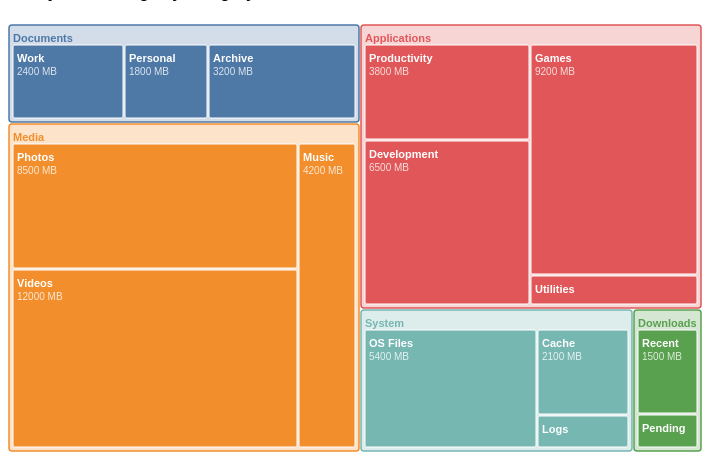

Write a Vega-Lite specification for this figure.
### Vega specification from a JSON file in a GitHub repository (floating-point values rounded to 4 significant figures)
{"$schema": "https://vega.github.io/schema/vega/v6.json", "_metadata": {"dataFormat": "Array of objects with 'id' (unique string), 'parent' (string referencing another id, or null for root), and 'value' (quantitative, null for branch nodes) fields. Two-level hierarchy: root -> categories -> leaf items.", "customization": ["Replace 'values' array in data[0] with your hierarchical data", "Update scales[0].domain with your top-level category names", "Update scales[0].range with colors for each top-level category", "Adjust treemap transform parameters: 'method', 'paddingInner', 'paddingOuter', 'paddingTop'", "Modify title.text and description for your context"], "notes": "Leaf nodes must have numeric 'value'; branch nodes should have null 'value'. The squarify method with golden-ratio produces visually balanced rectangles."}, "description": "Treemap showing file system storage usage across Documents, Media, Applications, System, and Downloads categories. Media dominates with Photos and Videos as largest items.", "width": 700, "height": 450, "padding": 5, "autosize": "none", "title": {"text": "File System Storage by Category", "anchor": "start", "fontSize": 16}, "data": [{"name": "tree", "values": [{"id": "Storage", "parent": null, "value": null}, {"id": "Documents", "parent": "Storage", "value": null}, {"id": "Work", "parent": "Documents", "value": 2400}, {"id": "Personal", "parent": "Documents", "value": 1800}, {"id": "Archive", "parent": "Documents", "value": 3200}, {"id": "Media", "parent": "Storage", "value": null}, {"id": "Photos", "parent": "Media", "value": 8500}, {"id": "Videos", "parent": "Media", "value": 12000}, {"id": "Music", "parent": "Media", "value": 4200}, {"id": "Applications", "parent": "Storage", "value": null}, {"id": "Productivity", "parent": "Applications", "value": 3800}, {"id": "Development", "parent": "Applications", "value": 6500}, {"id": "Games", "parent": "Applications", "value": 9200}, {"id": "Utilities", "parent": "Applications", "value": 1200}, {"id": "System", "parent": "Storage", "value": null}, {"id": "OS Files", "parent": "System", "value": 5400}, {"id": "Cache", "parent": "System", "value": 2100}, {"id": "Logs", "parent": "System", "value": 800}, {"id": "Downloads", "parent": "Storage", "value": null}, {"id": "Recent", "parent": "Downloads", "value": 1500}, {"id": "Pending", "parent": "Downloads", "value": 600}], "transform": [{"type": "stratify", "key": "id", "parentKey": "parent"}, {"type": "treemap", "field": "value", "method": "squarify", "ratio": 1.618, "paddingInner": 2, "paddingOuter": 4, "paddingTop": 20, "round": true, "size": [{"signal": "width"}, {"signal": "height"}]}]}, {"name": "leaves", "source": "tree", "transform": [{"type": "filter", "expr": "!datum.children"}]}, {"name": "branches", "source": "tree", "transform": [{"type": "filter", "expr": "datum.children && datum.depth === 1"}]}], "scales": [{"name": "color", "type": "ordinal", "domain": ["Documents", "Media", "Applications", "System", "Downloads"], "range": ["#4e79a7", "#f28e2c", "#e15759", "#76b7b2", "#59a14f"]}], "marks": [{"type": "rect", "from": {"data": "branches"}, "encode": {"enter": {"tooltip": {"signal": "{ 'Category': datum.id, 'Total (MB)': datum.value }"}}, "update": {"x": {"field": "x0"}, "y": {"field": "y0"}, "x2": {"field": "x1"}, "y2": {"field": "y1"}, "fill": {"scale": "color", "field": "id"}, "fillOpacity": {"value": 0.25}, "stroke": {"scale": "color", "field": "id"}, "strokeWidth": {"value": 1.5}, "cornerRadius": {"value": 3}}}}, {"type": "text", "from": {"data": "branches"}, "encode": {"update": {"x": {"signal": "datum.x0 + 4"}, "y": {"signal": "datum.y0 + 14"}, "text": {"signal": "(datum.x1 - datum.x0) > 60 ? datum.id : ''"}, "fill": {"scale": "color", "field": "id"}, "fontSize": {"value": 11}, "fontWeight": {"value": "bold"}, "baseline": {"value": "middle"}}}}, {"type": "rect", "from": {"data": "leaves"}, "encode": {"enter": {"tooltip": {"signal": "{ 'Name': datum.id, 'Category': datum.parent, 'Size (MB)': datum.value }"}}, "update": {"x": {"field": "x0"}, "y": {"field": "y0"}, "x2": {"field": "x1"}, "y2": {"field": "y1"}, "fill": {"signal": "scale('color', datum.parent)"}, "stroke": {"value": "white"}, "strokeWidth": {"value": 1}, "cornerRadius": {"value": 2}}, "hover": {"fillOpacity": {"value": 0.8}}}}, {"type": "text", "from": {"data": "leaves"}, "encode": {"update": {"x": {"signal": "datum.x0 + 4"}, "y": {"signal": "datum.y0 + 14"}, "text": {"signal": "(datum.x1 - datum.x0) > 40 && (datum.y1 - datum.y0) > 25 ? datum.id : ''"}, "fill": {"value": "white"}, "fontSize": {"value": 11}, "fontWeight": {"value": "bold"}, "baseline": {"value": "middle"}}}}, {"type": "text", "from": {"data": "leaves"}, "encode": {"update": {"x": {"signal": "datum.x0 + 4"}, "y": {"signal": "datum.y0 + 27"}, "text": {"signal": "(datum.x1 - datum.x0) > 40 && (datum.y1 - datum.y0) > 40 ? datum.value + ' MB' : ''"}, "fill": {"value": "rgba(255,255,255,0.8)"}, "fontSize": {"value": 10}, "baseline": {"value": "middle"}}}}]}
